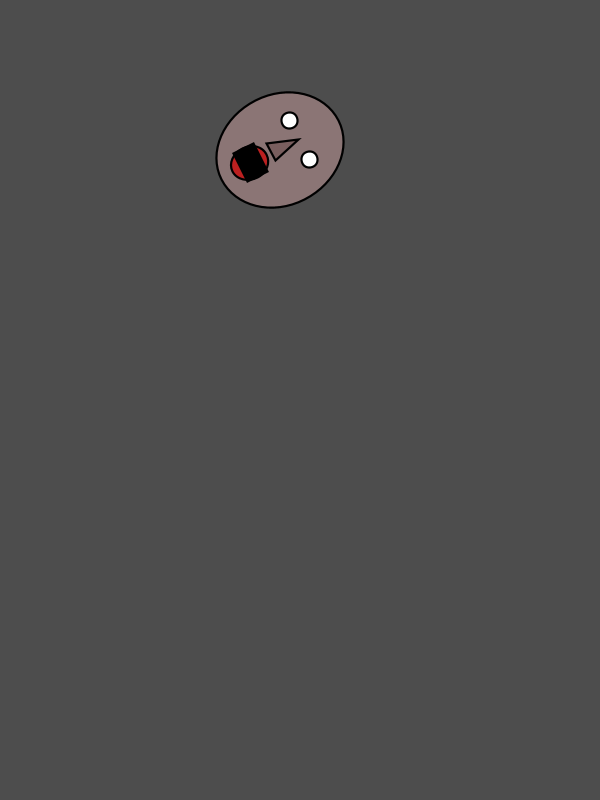
Frame 1 (no input)
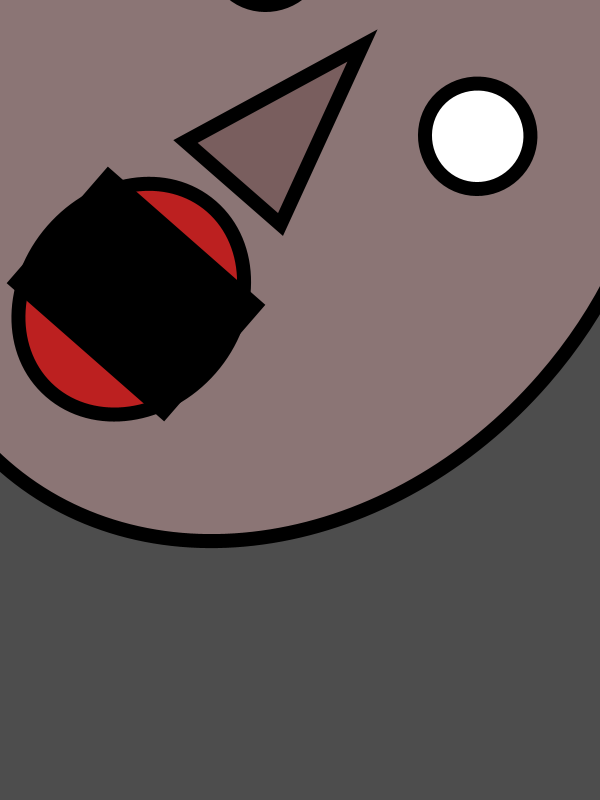
Frame 60 (the mouse pressed at the canvas centre just before this capture)
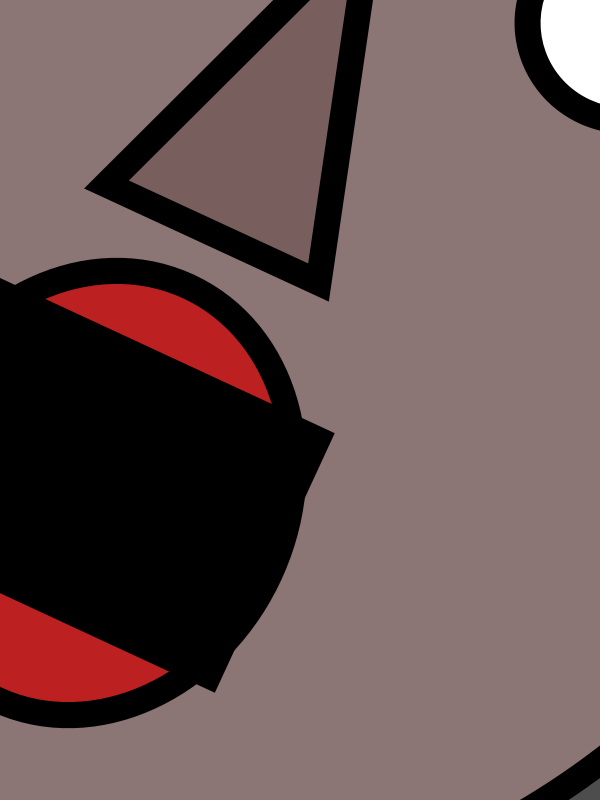
Frame 120 (the mouse held since frame 60 and released just before this capture)

The Processing sketch that drew these frames (run headless with seeded random() and noise(); from frame 60 on, the mouse is pressed at the canvas centre):

// Processing sketch: unit2_2A
// ── unit2_2A.pde
//Johnson Xia
//2-1
//February 2, 2026
float headSize = 1;
void setup() {
  size(600, 800);

  strokeWeight(2);
}
//Granny Head

void draw() {
  background(77, 77, 77);

  headSize=headSize + 0.1;
  if (headSize>300) {
    headSize=5;
  }

  head(280, 150, headSize);

  println(mouseX, mouseY);
}

void head(int x, int y, float s) {
  fill(139, 117, 117);
  pushMatrix();
  
  translate(x, y);
  rotate(s);
  scale(s);
  rotate(radians(0));
  ellipse(0, 0, 100, 120); //head


  //Granny eyes
  fill(255);
  ellipse(-20, -20, 15, 15);
  fill(255);
  ellipse(20, -20, 15, 15);


  fill(121, 94, 94);
  triangle(-1, -19, -11, 8, 7, 8);
  fill(188, 32, 32);
  ellipse(-2, 30, 30, 35);

  fill(0);
  rect(-16, 19, 28, 20);
  popMatrix();
}
